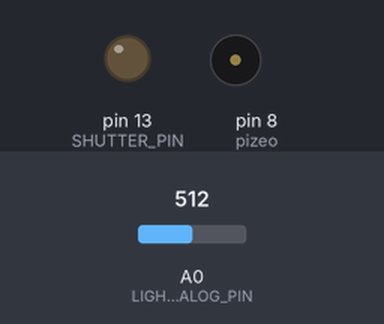
Simulated run of this sketch. Board: Arduino Uno, built with avr-gcc and run on an emulated ATmega328P. Shown: output pins drawn as LEDs (lit = HIGH), buzzer (waves = sounding). The test bench sets the inputs (shaded band); at power-on: A0 (LIGHTNING_TRIGGER_ANALOG_PIN) = 512.

Above: at 1.2 s.
1.3 s: A0 (LIGHTNING_TRIGGER_ANALOG_PIN) set to 470
2.8 s: A0 (LIGHTNING_TRIGGER_ANALOG_PIN) set to 454
At 3.1 s:
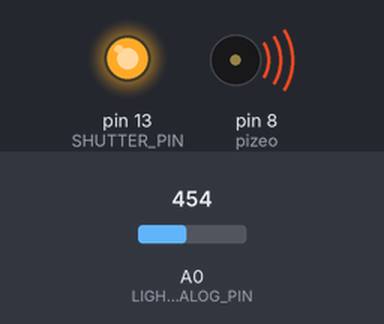
Timing chart, 0 to 5.8 s (numbered marks = the images above; inputs shaded):
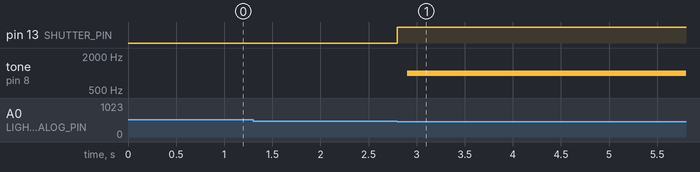

Measured:
- the behaviour switches between 462 and 461 on A0 (LIGHTNING_TRIGGER_ANALOG_PIN) (found by bisection; images 0 and 1)
- after the input at 1.3 s, every drawn part: stays the same
- after the input at 2.8 s, pin 13 (SHUTTER_PIN): LOW → HIGH at once; tone on pin 8 (pizeo): silent → 1000 Hz after 0.10 s

The sketch:

LightningDetector.ino
```cpp
// Maurice Ribble
// 6-1-2008
// http://www.glacialwanderer.com/hobbyrobotics

// This code uses my camera trigger and lightning detector.
// It waits for a sudden change in the light intensity
// and then triggers the camera.

#define SHUTTER_PIN 13
#define LIGHTNING_TRIGGER_ANALOG_PIN 0
#define TRIGGER_THRESHHOLD 50

const int pizeo = 8;
int lightningVal;

void setup()
{
  pinMode(SHUTTER_PIN, OUTPUT);
  pinMode(pizeo, OUTPUT);

  digitalWrite(SHUTTER_PIN, LOW);
  Serial.begin(9600); // open serial

  lightningVal = analogRead(LIGHTNING_TRIGGER_ANALOG_PIN);
}

void loop()
{
  int newLightningVal = analogRead(LIGHTNING_TRIGGER_ANALOG_PIN);

  if ((lightningVal - newLightningVal) > TRIGGER_THRESHHOLD)
  {
    digitalWrite(SHUTTER_PIN, HIGH);
    delay(100);
    digitalWrite(SHUTTER_PIN, LOW);

    makeTone();
  }
}

void makeTone() {

 tone(pizeo,1000,1000);
}
```
